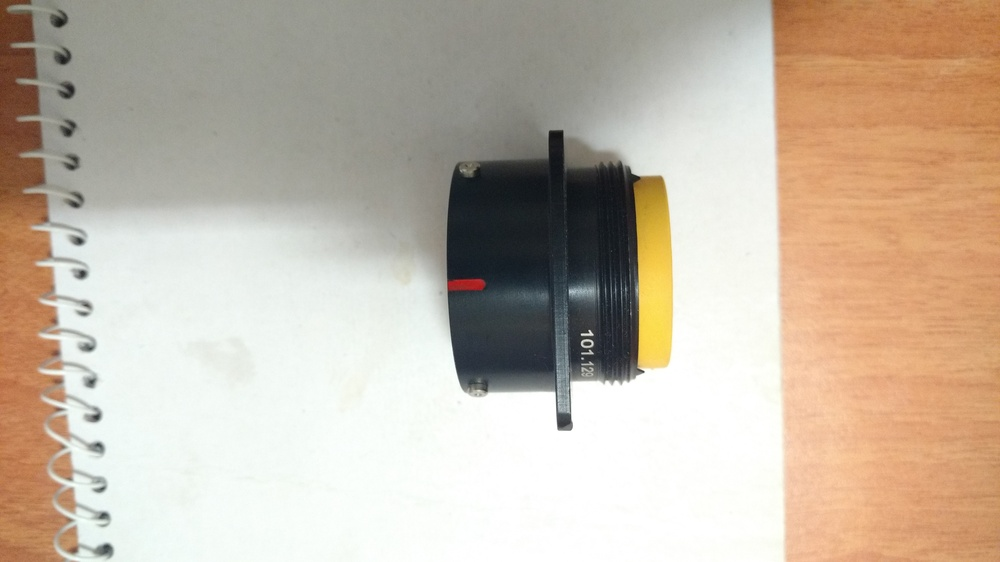
//> input picture New folder/IMG_20160225_114742755.jpg, 1000 x 562 px, shrunk from 5344 x 3006 before the run, given in place of the camera
$ ./VideoTest   (built with g++ and OpenCV 4)
//> lines starting //> are read from the running program, lines starting //| are printed output that depends on the picture; after the words box and inside, x2 and y2 are one past the last pixel; in counts of white or black regions, pixels touching at a corner belong together
#include "opencv2/opencv.hpp"

using namespace cv;

int main(int, char**)
{
	VideoCapture cap(0); // open the default camera
	if (!cap.isOpened())  // check if we succeeded
		return -1;
	int x = 1;
	int fps = 10;
	for (;;)
	{
		Mat src;

		cap >> src; // get a new frame from camera
//> src is the input picture: 562 rows x 1000 cols, CV_8UC3; mean B, G, R 167, 183.3, 197
		cap.set(CV_CAP_PROP_FPS, fps);

		Mat hsv;
		cvtColor(src, hsv, COLOR_BGR2HSV);
//> hsv: 562 rows x 1000 cols, CV_8UC3; mean H, S, V 38.9, 45.5, 199.5

		Mat lower_hue_range;
		Mat upper_hue_range;

		inRange(hsv, Scalar(0, 25, 55), Scalar(15, 255, 230), lower_hue_range);
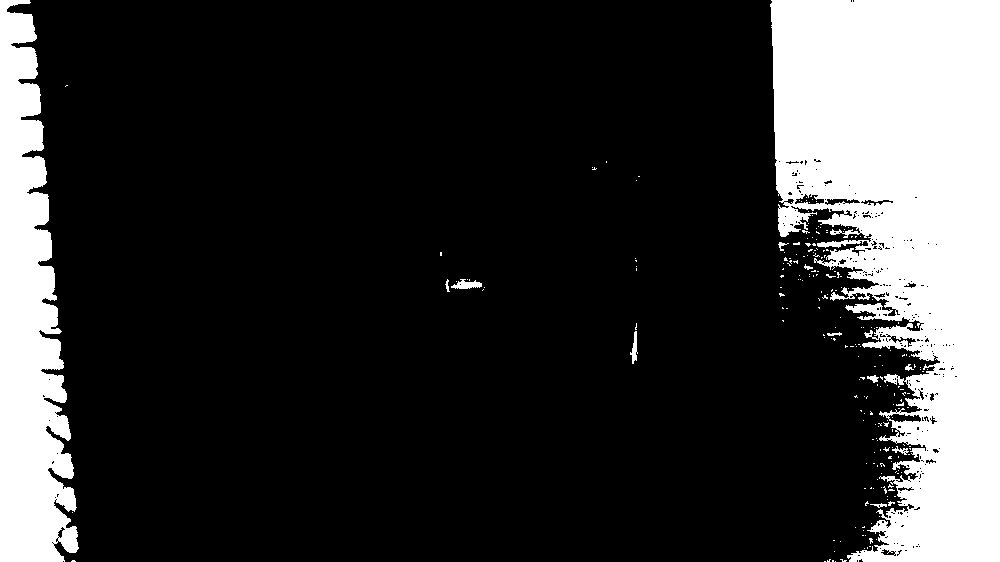
//> lower_hue_range: 562 rows x 1000 cols, CV_8UC1; 21.1% white; 233 white regions (221 under 20 px), largest, box (x1, y1, x2, y2) and area: (770, 0, 1000, 562) 88014, (0, 0, 79, 562) 28973, (451, 279, 482, 289) 185
		inRange(hsv, Scalar(160, 100, 55), Scalar(179, 255, 230), upper_hue_range);
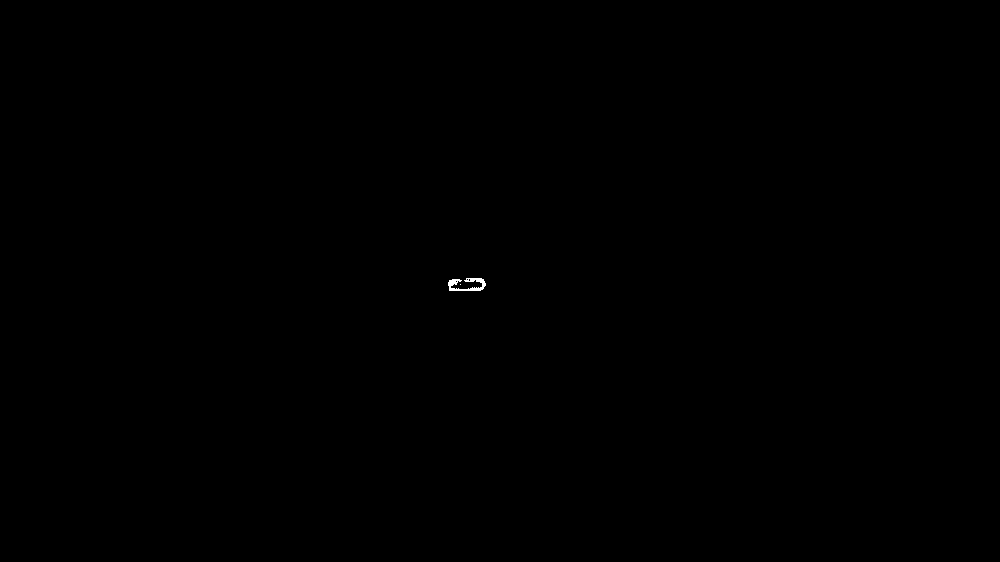
//> upper_hue_range: 562 rows x 1000 cols, CV_8UC1; 0.05% white; 2 white regions (1 under 20 px), largest, box (x1, y1, x2, y2) and area: (448, 278, 486, 291) 252

		Mat red_hue_image;
		addWeighted(lower_hue_range, 1.0, upper_hue_range, 1.0, 0.0, red_hue_image);
//> red_hue_image: 562 rows x 1000 cols, CV_8UC1; 21.1% white; 227 white regions (216 under 20 px), largest, box (x1, y1, x2, y2) and area: (770, 0, 1000, 562) 88014, (0, 0, 79, 562) 28973, (445, 278, 486, 292) 476
		//GaussianBlur(red_hue_image, red_hue_image, Size(9, 9), 1, 1);

		std::vector<Vec3f> circles;

		//void HoughCircles(InputArray image,
		//					OutputArray circles,
		//					int method,
		//					double dp,
		//					double minDist,
		//					double param1 = 100,
		//					double param2 = 100,
		//					int minRadius = 0,
		//					int maxRadius = 0)
		/*
		HoughCircles(red_hue_image, circles, CV_HOUGH_GRADIENT, 1, 100, 100, 40, 0, 10000);

		/// Draw the circles detected
		for (size_t i = 0; i < circles.size(); i++)
		{
			Point center(cvRound(circles[i][0]), cvRound(circles[i][1]));
			int radius = cvRound(circles[i][2])+10;
			// circle outline
			circle(red_hue_image, center, radius, Scalar(0, 255, 255), 3, 8, 0);
		}
		*/
		imshow("Hough Circle Transform Demo", red_hue_image);
		imshow("Original", src);

		if (circles.size() == 1)
			std::cout << "Potting correct!\n\n";
		else std::cout << "\tPotting Incorrect!\n\n";


		if(waitKey(30) >= 0) break;
//> the Esc key is pressed
	}

	return 0;
}
